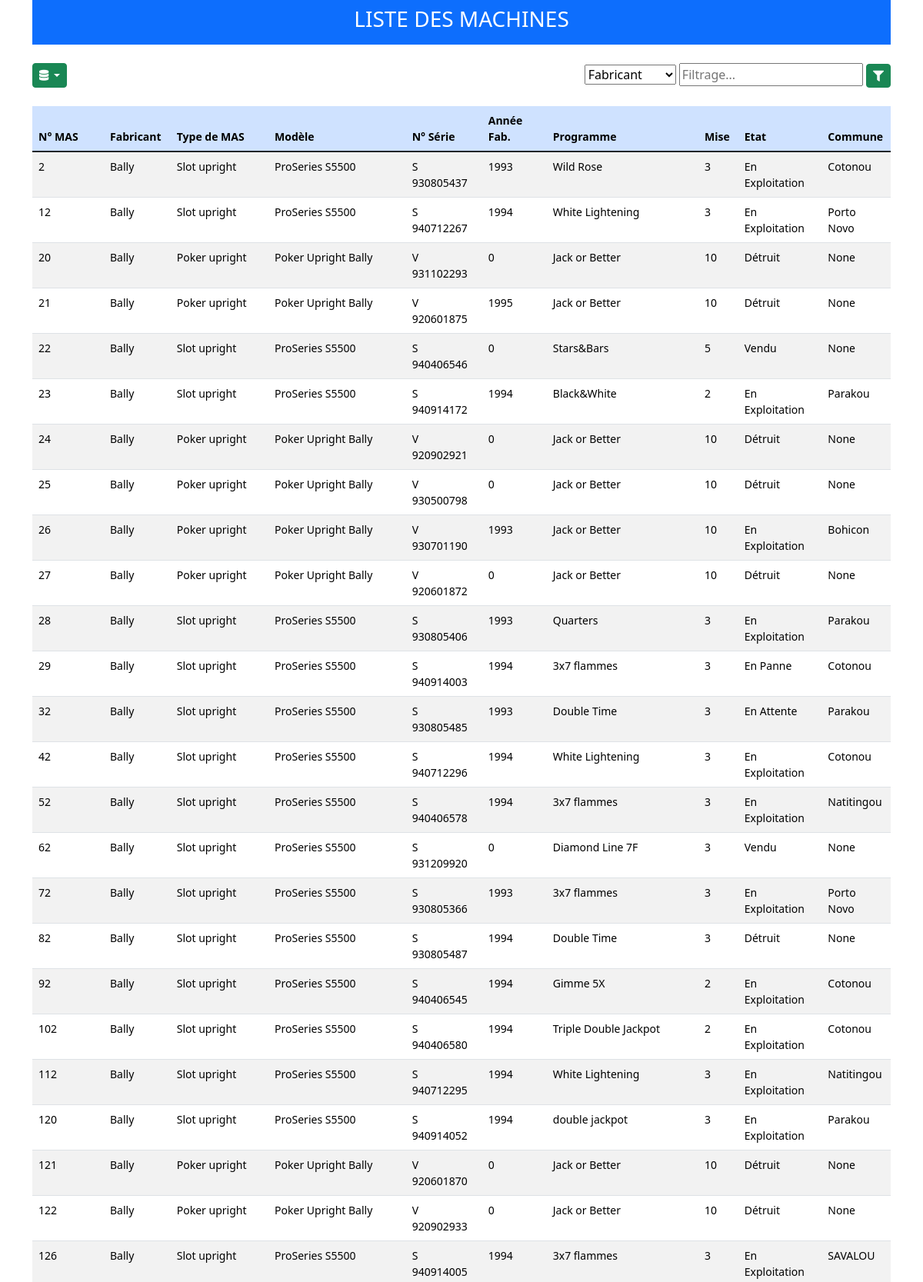
The page /?id=2 (upper part) on the database its author committed.
### app/models.py (models this page shows)
class Machine(db.Model):
    __tablename__ = 'machine'  # Nom de la table dans la base de données
    id = db.Column(db.String(100), primary_key=True)
    manufacturer = db.Column(db.String(100))
    machine_type = db.Column(db.String(100))
    model = db.Column(db.String(100))
    serial_number = db.Column(db.String(100))  # Suppression de unique=True
    year = db.Column(db.Integer)
    programme = db.Column(db.String(100))
    mise = db.Column(db.Integer)
    state = db.Column(db.String(100))
    commune = db.Column(db.String(100))

### app/routes.py (the view)
@app.route('/')
def machines():
    id = request.args.get('id')
    manufacturer = request.args.get('manufacturer')
    machine_type = request.args.get('machine_type')
    model = request.args.get('model')
    serial_number = request.args.get('serial_number')
    year = request.args.get('year')
    programme = request.args.get('programme')
    mise = request.args.get('mise')
    state = request.args.get('state')
    commune = request.args.get('commune')
    machines = Machine.query
    if id:
        machines = machines.filter(Machine.id.ilike(f'%{id}%'))
    if manufacturer:
        machines = machines.filter(Machine.manufacturer.ilike(f'%{manufacturer}%'))
    if machine_type:
        machines = machines.filter(Machine.machine_type.ilike(f'%{machine_type}%'))
    if model:
        machines = machines.filter(Machine.model.ilike(f'%{model}%'))
    if serial_number:
        machines = machines.filter(Machine.serial_number.ilike(f'%{serial_number}%'))
    if year:
        machines = machines.filter(Machine.year == year)
    if programme:
        machines = machines.filter(Machine.programme.ilike(f'%{programme}%'))
    if mise:
        machines = machines.filter(Machine.mise.ilike(f'%{mise}%'))
    if state:
        machines = machines.filter(Machine.state.ilike(f'%{state}%'))
    if commune:
        machines = machines.filter(Machine.commune.ilike(f'%{commune}%'))
    machines = machines.all()
    return render_template('machines.html', machines=machines)

### app/templates/machines.html (shortened to what this page needs)
{% extends 'base.html' %}
{% block content %}
    <div class="card-header p-2 pl-3 pr-3 bg-primary text-white d-flex align-items-center justify-content-between">
        <h1 class="h3 flex-grow-1 text-center">LISTE DES MACHINES</h1>
    </div>
    <br>
    <div class="d-flex justify-content-between">
        <div class="btn-group">
            <button type="button" class="btn btn-success btn-sm dropdown-toggle" data-bs-toggle="dropdown" aria-expanded="false">
                <i class="fas fa-database"></i>
            </button>
        </div>
        <form id="searchForm" action="{{ url_for('machines') }}" method="GET">
            <select id="searchOption" name="search_option">
                <option value="manufacturer">Fabricant</option>
            </select>
            <input id="searchInput" type="text" name="search_query" placeholder="Filtrage...">
            <button type="submit" class="btn btn-success btn-sm"><i class="fas fa-filter"></i></button>
        </form>
    </div>
    <br>
    <div class="table-responsive small">
        <table class="table table-striped">
            <thead class="table-primary">
                <tr>
                    <th scope="col">N° MAS</th>
                    <th scope="col">Fabricant</th>
                    <th scope="col">Type de MAS</th>
                    <th scope="col">Modèle</th>
                    <th scope="col">N° Série</th>
                    <th scope="col">Année Fab.</th>
                    <th scope="col">Programme</th>
                    <th scope="col">Mise</th>
                    <th scope="col">Etat</th>
                    <th scope="col">Commune</th>
                </tr>
            </thead>
            <tbody class="table-group-divider">
                {% for machine in machines %}
                <tr>
                    <td>{{ machine.id }}</td>
                    <td>{{ machine.manufacturer }}</td>
                    <td>{{ machine.machine_type }}</td>
                    <td>{{ machine.model }}</td>
                    <td>{{ machine.serial_number }}</td>
                    <td>{{ machine.year }}</td>
                    <td>{{ machine.programme }}</td>
                    <td>{{ machine.mise }}</td>
                    <td>{{ machine.state }}</td>
                    <td>{{ machine.commune }}</td>
                </tr>
                {% endfor %}
            </tbody>
        </table>
    </div>
{% endblock %}

### app/templates/base.html (shortened to what this page needs)
<!DOCTYPE html>
<html lang="en">
    <head>
        <link href="https://cdn.jsdelivr.net/npm/bootstrap@5.3.3/dist/css/bootstrap.min.css" rel="stylesheet">
        <link rel="stylesheet" href="https://cdnjs.cloudflare.com/ajax/libs/font-awesome/5.15.4/css/all.min.css">
    </head>
    <body>
        <div class="container">
            {% block content %}
            {% endblock %}
        </div>
    </body>
</html>

### rows shown on the page
Machine: id "2", manufacturer "Bally", machine_type "Slot upright", model "ProSeries S5500", serial_number "S 930805437", year "1993", programme "Wild Rose", mise "3", state "En Exploitation", commune "Cotonou"
Machine: id "12", manufacturer "Bally", machine_type "Slot upright", model "ProSeries S5500", serial_number "S 940712267", year "1994", programme "White Lightening", mise "3", state "En Exploitation", commune "Porto Novo"
Machine: id "20", manufacturer "Bally", machine_type "Poker upright", model "Poker Upright Bally", serial_number "V 931102293", year "0", programme "Jack or Better", mise "10", state "Détruit", commune "None"
Machine: id "21", manufacturer "Bally", machine_type "Poker upright", model "Poker Upright Bally", serial_number "V 920601875", year "1995", programme "Jack or Better", mise "10", state "Détruit", commune "None"
Machine: id "22", manufacturer "Bally", machine_type "Slot upright", model "ProSeries S5500", serial_number "S 940406546", year "0", programme "Stars&Bars", mise "5", state "Vendu", commune "None"
Machine: id "23", manufacturer "Bally", machine_type "Slot upright", model "ProSeries S5500", serial_number "S 940914172", year "1994", programme "Black&White", mise "2", state "En Exploitation", commune "Parakou"
Machine: id "24", manufacturer "Bally", machine_type "Poker upright", model "Poker Upright Bally", serial_number "V 920902921", year "0", programme "Jack or Better", mise "10", state "Détruit", commune "None"
Machine: id "25", manufacturer "Bally", machine_type "Poker upright", model "Poker Upright Bally", serial_number "V 930500798", year "0", programme "Jack or Better", mise "10", state "Détruit", commune "None"
Machine: id "26", manufacturer "Bally", machine_type "Poker upright", model "Poker Upright Bally", serial_number "V 930701190", year "1993", programme "Jack or Better", mise "10", state "En Exploitation", commune "Bohicon"
Machine: id "27", manufacturer "Bally", machine_type "Poker upright", model "Poker Upright Bally", serial_number "V 920601872", year "0", programme "Jack or Better", mise "10", state "Détruit", commune "None"
Machine: id "28", manufacturer "Bally", machine_type "Slot upright", model "ProSeries S5500", serial_number "S 930805406", year "1993", programme "Quarters", mise "3", state "En Exploitation", commune "Parakou"
Machine: id "29", manufacturer "Bally", machine_type "Slot upright", model "ProSeries S5500", serial_number "S 940914003", year "1994", programme "3x7 flammes", mise "3", state "En Panne", commune "Cotonou"
Machine: id "32", manufacturer "Bally", machine_type "Slot upright", model "ProSeries S5500", serial_number "S 930805485", year "1993", programme "Double Time", mise "3", state "En Attente", commune "Parakou"
Machine: id "42", manufacturer "Bally", machine_type "Slot upright", model "ProSeries S5500", serial_number "S 940712296", year "1994", programme "White Lightening", mise "3", state "En Exploitation", commune "Cotonou"
Machine: id "52", manufacturer "Bally", machine_type "Slot upright", model "ProSeries S5500", serial_number "S 940406578", year "1994", programme "3x7 flammes", mise "3", state "En Exploitation", commune "Natitingou"
Machine: id "62", manufacturer "Bally", machine_type "Slot upright", model "ProSeries S5500", serial_number "S 931209920", year "0", programme "Diamond Line 7F", mise "3", state "Vendu", commune "None"
Machine: id "72", manufacturer "Bally", machine_type "Slot upright", model "ProSeries S5500", serial_number "S 930805366", year "1993", programme "3x7 flammes", mise "3", state "En Exploitation", commune "Porto Novo"
Machine: id "82", manufacturer "Bally", machine_type "Slot upright", model "ProSeries S5500", serial_number "S 930805487", year "1994", programme "Double Time", mise "3", state "Détruit", commune "None"
Machine: id "92", manufacturer "Bally", machine_type "Slot upright", model "ProSeries S5500", serial_number "S 940406545", year "1994", programme "Gimme 5X", mise "2", state "En Exploitation", commune "Cotonou"
Machine: id "102", manufacturer "Bally", machine_type "Slot upright", model "ProSeries S5500", serial_number "S 940406580", year "1994", programme "Triple Double Jackpot", mise "2", state "En Exploitation", commune "Cotonou"
Machine: id "112", manufacturer "Bally", machine_type "Slot upright", model "ProSeries S5500", serial_number "S 940712295", year "1994", programme "White Lightening", mise "3", state "En Exploitation", commune "Natitingou"
Machine: id "120", manufacturer "Bally", machine_type "Slot upright", model "ProSeries S5500", serial_number "S 940914052", year "1994", programme "double jackpot", mise "3", state "En Exploitation", commune "Parakou"
Machine: id "121", manufacturer "Bally", machine_type "Poker upright", model "Poker Upright Bally", serial_number "V 920601870", year "0", programme "Jack or Better", mise "10", state "Détruit", commune "None"
Machine: id "122", manufacturer "Bally", machine_type "Poker upright", model "Poker Upright Bally", serial_number "V 920902933", year "0", programme "Jack or Better", mise "10", state "Détruit", commune "None"
Machine: id "126", manufacturer "Bally", machine_type "Slot upright", model "ProSeries S5500", serial_number "S 940914005", year "1994", programme "3x7 flammes", mise "3", state "En Exploitation", commune "SAVALOU"
